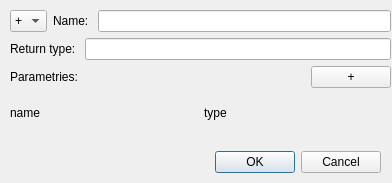
<?xml version="1.0" encoding="UTF-8"?>
<ui version="4.0">
 <class>MethodEditorDialog</class>
 <widget class="QDialog" name="MethodEditorDialog">
  <property name="geometry">
   <rect>
    <x>0</x>
    <y>0</y>
    <width>392</width>
    <height>183</height>
   </rect>
  </property>
  <property name="sizePolicy">
   <sizepolicy hsizetype="Preferred" vsizetype="Preferred">
    <horstretch>0</horstretch>
    <verstretch>0</verstretch>
   </sizepolicy>
  </property>
  <property name="sizeIncrement">
   <size>
    <width>0</width>
    <height>0</height>
   </size>
  </property>
  <property name="baseSize">
   <size>
    <width>0</width>
    <height>0</height>
   </size>
  </property>
  <property name="windowTitle">
   <string>Dialog</string>
  </property>
  <property name="sizeGripEnabled">
   <bool>false</bool>
  </property>
  <widget class="QWidget" name="layoutWidget">
   <property name="geometry">
    <rect>
     <x>10</x>
     <y>10</y>
     <width>381</width>
     <height>121</height>
    </rect>
   </property>
   <layout class="QVBoxLayout" name="verticalLayout_2" stretch="0,0">
    <property name="spacing">
     <number>-1</number>
    </property>
    <item>
     <layout class="QVBoxLayout" name="verticalLayout">
      <item>
       <layout class="QHBoxLayout" name="horizontalLayout">
        <item>
         <widget class="QComboBox" name="accessModifierComboBox">
          <property name="statusTip">
           <string/>
          </property>
          <item>
           <property name="text">
            <string>+</string>
           </property>
          </item>
          <item>
           <property name="text">
            <string>-</string>
           </property>
          </item>
          <item>
           <property name="text">
            <string>#</string>
           </property>
          </item>
         </widget>
        </item>
        <item>
         <widget class="QLabel" name="label">
          <property name="text">
           <string>Name: </string>
          </property>
         </widget>
        </item>
        <item>
         <widget class="QLineEdit" name="nameEdit"/>
        </item>
       </layout>
      </item>
      <item>
       <layout class="QHBoxLayout" name="horizontalLayout_2">
        <item>
         <widget class="QLabel" name="label_2">
          <property name="text">
           <string>Return type: </string>
          </property>
         </widget>
        </item>
        <item>
         <widget class="QLineEdit" name="returnTypeEdit"/>
        </item>
       </layout>
      </item>
      <item>
       <layout class="QHBoxLayout" name="horizontalLayout_3">
        <item>
         <widget class="QLabel" name="label_3">
          <property name="text">
           <string>Parametries: </string>
          </property>
         </widget>
        </item>
        <item>
         <widget class="QPushButton" name="addParameterBtn">
          <property name="sizePolicy">
           <sizepolicy hsizetype="Fixed" vsizetype="Fixed">
            <horstretch>0</horstretch>
            <verstretch>0</verstretch>
           </sizepolicy>
          </property>
          <property name="text">
           <string>+</string>
          </property>
         </widget>
        </item>
       </layout>
      </item>
     </layout>
    </item>
    <item>
     <layout class="QHBoxLayout" name="horizontalLayout_4">
      <property name="sizeConstraint">
       <enum>QLayout::SetMinimumSize</enum>
      </property>
      <item>
       <widget class="QLabel" name="label_4">
        <property name="text">
         <string>name</string>
        </property>
       </widget>
      </item>
      <item>
       <widget class="QLabel" name="label_5">
        <property name="text">
         <string>type</string>
        </property>
       </widget>
      </item>
     </layout>
    </item>
   </layout>
  </widget>
  <widget class="QDialogButtonBox" name="buttonBox">
   <property name="geometry">
    <rect>
     <x>200</x>
     <y>150</y>
     <width>181</width>
     <height>25</height>
    </rect>
   </property>
   <property name="sizePolicy">
    <sizepolicy hsizetype="Maximum" vsizetype="Fixed">
     <horstretch>0</horstretch>
     <verstretch>0</verstretch>
    </sizepolicy>
   </property>
   <property name="layoutDirection">
    <enum>Qt::LeftToRight</enum>
   </property>
   <property name="standardButtons">
    <set>QDialogButtonBox::Cancel|QDialogButtonBox::Ok</set>
   </property>
   <property name="centerButtons">
    <bool>false</bool>
   </property>
  </widget>
 </widget>
 <resources/>
 <connections/>
</ui>
